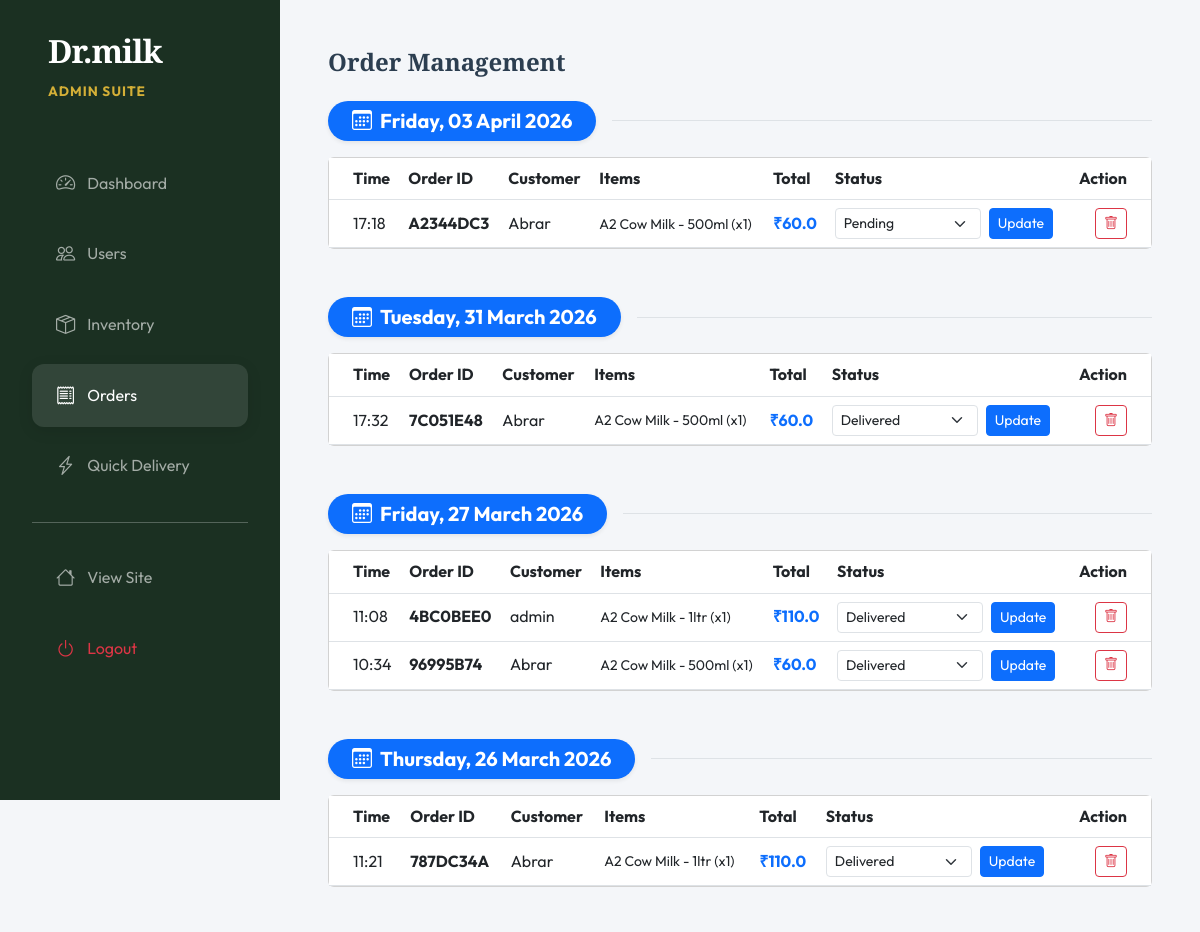
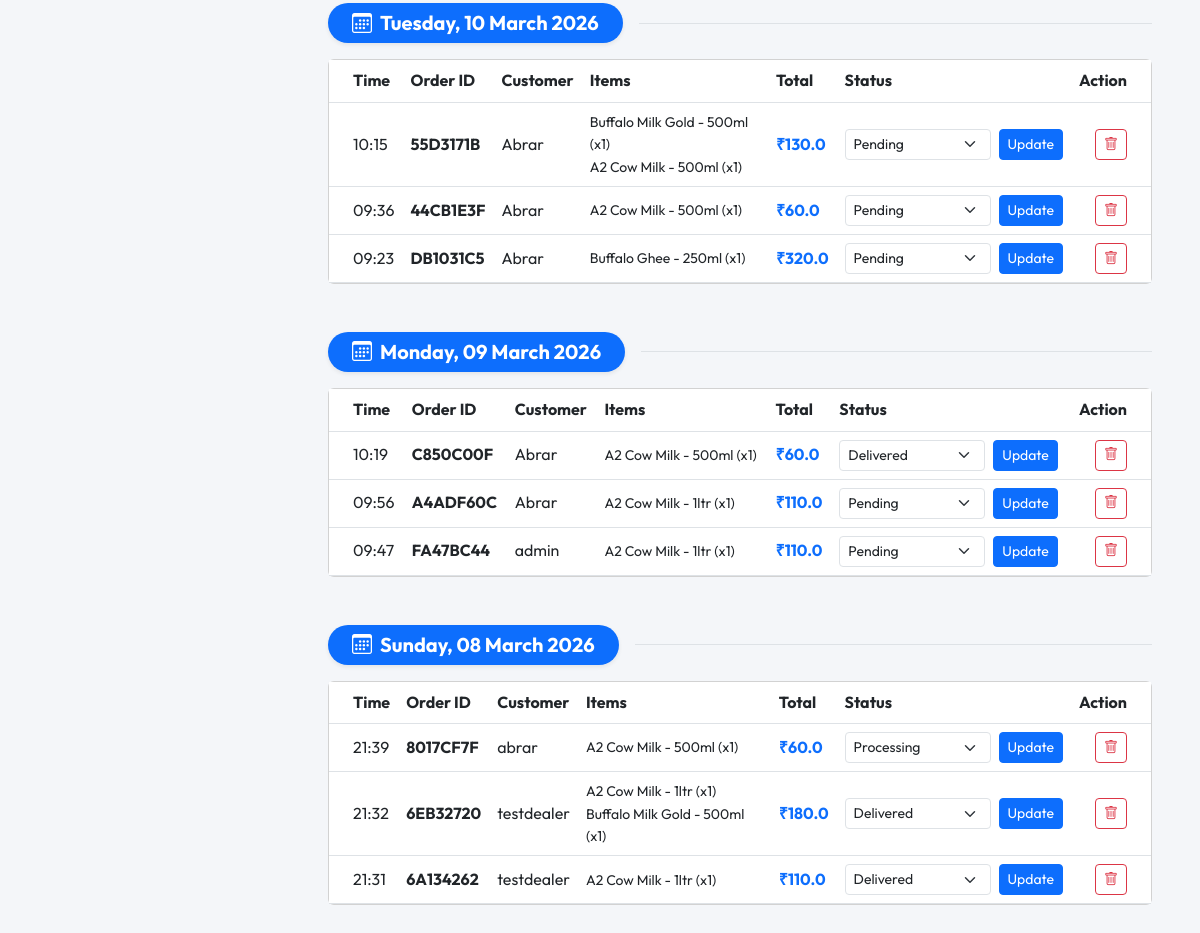
Page /admin/orders (signed in) on the committed database (2 pictures, top to bottom).
### models.py (models this page shows, shortened)
class Order(db.Model):
    id = db.Column(db.Integer, primary_key=True)
    user_id = db.Column(db.Integer, db.ForeignKey('user.id'), nullable=False, index=True)
    user = db.relationship('User', backref=db.backref('orders', lazy=True))
    total_amount = db.Column(db.Float, nullable=False)
    total_liters = db.Column(db.Float, default=0.0)
    status = db.Column(db.String(20), default='Pending', index=True)
    delivery_time = db.Column(db.String(20)) # 'Morning', 'Evening'
    delivery_days = db.Column(db.JSON) # ['Monday', 'Tuesday'...]
    is_subscription = db.Column(db.Boolean, default=False)
    subscription_end = db.Column(db.DateTime, nullable=True)
    created_at = db.Column(db.DateTime, default=ist_now, index=True)
    order_id = db.Column(db.String(50), unique=True, index=True)
    items = db.relationship('OrderItem', backref='order', lazy=True)

class User(UserMixin, db.Model):
    id = db.Column(db.Integer, primary_key=True)
    username = db.Column(db.String(80), unique=True, nullable=False, index=True)
    email = db.Column(db.String(120), unique=True, nullable=True)
    password_hash = db.Column(db.String(128))
    role = db.Column(db.String(20), default='customer') # 'admin' or 'customer'
    phone = db.Column(db.String(15))
    address = db.Column(db.Text)
    society = db.Column(db.String(100))
    block = db.Column(db.String(50))
    flat_number = db.Column(db.String(50))
    is_active = db.Column(db.Boolean, default=True)
    created_at = db.Column(db.DateTime, default=ist_now, index=True)

class OrderItem(db.Model):
    id = db.Column(db.Integer, primary_key=True)
    order_id = db.Column(db.Integer, db.ForeignKey('order.id'), nullable=False, index=True)
    product_id = db.Column(db.Integer, db.ForeignKey('product.id'), nullable=False)
    product = db.relationship('Product')
    size = db.Column(db.String(50))
    quantity = db.Column(db.Integer, nullable=False)
    price = db.Column(db.Float, nullable=False)
    liter_total = db.Column(db.Float)

class Product(db.Model):
    id = db.Column(db.Integer, primary_key=True)
    name = db.Column(db.String(100), nullable=False)
    description = db.Column(db.Text)
    image = db.Column(db.String(255))
    category = db.Column(db.String(50), index=True)
    benefits = db.Column(db.JSON)
    variants = db.relationship('ProductVariant', backref='product', lazy=True)

### routes/admin_routes.py (the view)
@admin_bp.route('/admin/orders')
@login_required
@admin_required
def admin_orders():
    orders = Order.query.order_by(Order.created_at.desc()).all()
    grouped = defaultdict(list)
    for order in orders:
        date_key = order.created_at.strftime('%Y-%m-%d')
        grouped[date_key].append(order)
    sorted_date_keys = sorted(grouped.keys(), reverse=True)
    display_orders = []
    for d_key in sorted_date_keys:
        dt = datetime.strptime(d_key, '%Y-%m-%d')
        formatted_date = dt.strftime('%A, %d %B %Y')
        display_orders.append({
            'date': formatted_date,
            'orders': grouped[d_key]
        })
    return render_template('admin/orders.html', display_orders=display_orders)

### routes/admin_routes.py (called while the page is built)
def admin_required(f):
    @wraps(f)
    def decorated_function(*args, **kwargs):
        if not current_user.is_authenticated or current_user.role != 'admin':
            return redirect(url_for('admin.admin_login'))
        return f(*args, **kwargs)
    return decorated_function

### routes/user_routes.py (called while the page is built)
@login_manager.user_loader
def load_user(user_id):
    return User.query.get(int(user_id))

### templates/admin/orders.html (shortened to what this page needs)
<!DOCTYPE html>
<html lang="en">
<head>
    <link href="https://cdn.jsdelivr.net/npm/bootstrap@5.3.0/dist/css/bootstrap.min.css" rel="stylesheet">
    <link rel="stylesheet" href="https://cdn.jsdelivr.net/npm/bootstrap-icons@1.11.0/font/bootstrap-icons.css">
    <link rel="stylesheet" href="{{ url_for('static', filename='css/style.css') }}">
</head>
<body>
    <div class="admin-sidebar">
        <div class="mb-5 px-3">
            <h2 class="brand-logo text-white">Dr.milk</h2>
            <span class="product-category" style="color: var(--accent);">Admin Suite</span>
        </div>
        <nav>
            <a href="{{ url_for('admin.admin_dashboard') }}" class="side-link">
                <i class="bi bi-speedometer2"></i> Dashboard
            </a>
            <a href="{{ url_for('admin.admin_users') }}" class="side-link">
                <i class="bi bi-people"></i> Users
            </a>
            <a href="{{ url_for('admin.admin_products') }}" class="side-link">
                <i class="bi bi-box-seam"></i> Inventory
            </a>
            <a href="{{ url_for('admin.admin_orders') }}" class="side-link active">
                <i class="bi bi-receipt"></i> Orders
            </a>
            <a href="{{ url_for('admin.admin_quick_delivery') }}" class="side-link">
                <i class="bi bi-lightning-charge"></i> Quick Delivery
            </a>
            <hr class="opacity-10 my-4">
            <a href="/" class="side-link">
                <i class="bi bi-house"></i> View Site
            </a>
            <a href="{{ url_for('user.logout') }}" class="side-link text-danger">
                <i class="bi bi-power"></i> Logout
            </a>
        </nav>
    </div>
            <div class="admin-main">
                <div class="main-content">
                    <h4 class="mb-4">Order Management</h4>
                    {% for day in display_orders %}
                    <div class="mb-5">
                        <div class="d-flex align-items-center mb-3">
                            <div class="bg-primary text-white rounded-pill px-4 py-2 shadow-sm">
                                <h5 class="mb-0 fw-bold"><i class="bi bi-calendar3 me-2"></i>{{ day.date }}</h5>
                            </div>
                            <div class="ms-3 flex-grow-1 border-bottom"></div>
                        </div>
                        <div class="card">
                            <div class="card-body p-0">
                                <div class="table-responsive">
                                    <table class="table table-hover align-middle mb-0">
                                        <thead class="bg-light">
                                            <tr>
                                                <th class="ps-4">Time</th>
                                                <th>Order ID</th>
                                                <th>Customer</th>
                                                <th>Items</th>
                                                <th>Total</th>
                                                <th>Status</th>
                                                <th class="pe-4 text-end">Action</th>
                                            </tr>
                                        </thead>
                                        <tbody>
                                            {% for order in day.orders %}
                                            <tr>
                                                <td class="ps-4">{{ order.created_at.strftime('%H:%M') }}</td>
                                                <td><span class="fw-bold">{{ order.order_id }}</span></td>
                                                <td>{{ order.user.username }}</td>
                                                <td>
                                                    <ul class="list-unstyled mb-0 small">
                                                        {% for item in order.items %}
                                                        <li>{{ item.product.name if item.product else 'Unknown Product'
                                                            }} -
                                                            {{ item.size }} (x{{ item.quantity }})
                                                        </li>
                                                        {% endfor %}
                                                    </ul>
                                                </td>
                                                <td class="fw-bold text-primary">₹{{ order.total_amount }}</td>
                                                <td>
                                                    <form
                                                        action="{{ url_for('admin.update_order_status', order_id=order.id) }}"
                                                        method="POST" class="d-flex gap-2">
                                                        <select name="status" class="form-select form-select-sm"
                                                            style="width: auto;">
                                                            <option value="Pending" {{ 'selected' if
                                                                order.status=='Pending' }}>Pending</option>
                                                            <option value="Processing" {{ 'selected' if
                                                                order.status=='Processing' }}>Processing</option>
                                                            <option value="Delivered" {{ 'selected' if
                                                                order.status=='Delivered' }}>Delivered</option>
                                                        </select>
                                                        <button type="submit"
                                                            class="btn btn-sm btn-primary">Update</button>
                                                    </form>
                                                </td>
                                                <td class="pe-4 text-end">
                                                    <a href="{{ url_for('admin.admin_delete_order', id=order.id) }}"
                                                        class="btn btn-sm btn-outline-danger"
                                                        onclick="return confirm('Delete this order?')">
                                                        <i class="bi bi-trash"></i>
                                                    </a>
                                                </td>
                                            </tr>
                                            {% endfor %}
                                        </tbody>
                                    </table>
                                </div>
                            </div>
                        </div>
                    </div>
                    {% endfor %}
                </div>
            </div>
</body>
</html>

### static/css/style.css (style rules this page uses)
:root { --primary: #1B3022; --primary-light: #2C4A36; --accent: #D4AF37; --cream: #FDF5E6; --white: #FFFFFF; --text-main: #2D2D2D; --text-muted: #6B7280; --glass-bg: rgba(255, 255, 255, 0.7); --glass-border: rgba(255, 255, 255, 0.3); --border-radius-lg: 24px; --border-radius-sm: 12px; --shadow-soft: 0 10px 30px rgba(0, 0, 0, 0.05); --shadow-premium: 0 20px 50px rgba(27, 48, 34, 0.15); --transition-smooth: all 0.4s cubic-bezier(0.165, 0.84, 0.44, 1); }
* { margin: 0; padding: 0; box-sizing: border-box; }
body { font-family: 'Outfit', sans-serif; color: var(--text-main); background-color: var(--white); line-height: 1.6; overflow-x: hidden; }
h1, h2, h3, h4, .brand-logo { font-family: 'Playfair Display', serif; font-weight: 700; }
.brand-logo { font-size: 2rem; color: var(--primary); text-decoration: none; letter-spacing: -1px; }
.product-category { font-size: 0.85rem; color: var(--accent); text-transform: uppercase; font-weight: 700; margin-bottom: 0.5rem; letter-spacing: 1px; }

### templates/admin/orders.html (style rules this page uses)
:root { --sidebar-width: 280px; }
body { background-color: #f4f6f9; color: #2c3e50; }
.admin-sidebar { width: var(--sidebar-width); height: 100vh; position: fixed; left: 0; top: 0; background: var(--primary); color: white; padding: 2rem; z-index: 1000; }
.admin-main { margin-left: var(--sidebar-width); padding: 3rem; }
.side-link { display: flex; align-items: center; padding: 1rem 1.5rem; color: rgba(255, 255, 255, 0.6); text-decoration: none; border-radius: 12px; margin-bottom: 0.5rem; transition: all 0.3s; }
.side-link:hover, .side-link.active { background: rgba(255, 255, 255, 0.1); color: white; box-shadow: 0 4px 15px rgba(0, 0, 0, 0.1); }
.side-link i { font-size: 1.2rem; margin-right: 12px; }

### rows in the picture
Order: created_at "17:18", order_id "A2344DC3", user.username "Abrar", total_amount "60.0"
OrderItem: product "A2 Cow Milk", size "500ml", quantity "1"
Order: created_at "17:32", order_id "7C051E48", user.username "Abrar", total_amount "60.0"
OrderItem: product "A2 Cow Milk", size "500ml", quantity "1"
Order: created_at "11:08", order_id "4BC0BEE0", user.username "admin", total_amount "110.0"
OrderItem: product "A2 Cow Milk", size "1ltr", quantity "1"
Order: created_at "10:34", order_id "96995B74", user.username "Abrar", total_amount "60.0"
OrderItem: product "A2 Cow Milk", size "500ml", quantity "1"
Order: created_at "11:21", order_id "787DC34A", user.username "Abrar", total_amount "110.0"
OrderItem: product "A2 Cow Milk", size "1ltr", quantity "1"
Order: created_at "10:15", order_id "55D3171B", user.username "Abrar", total_amount "130.0"
OrderItem: product "Buffalo Milk Gold", size "500ml", quantity "1"
OrderItem: product "A2 Cow Milk", size "500ml", quantity "1"
Order: created_at "09:36", order_id "44CB1E3F", user.username "Abrar", total_amount "60.0"
OrderItem: product "A2 Cow Milk", size "500ml", quantity "1"
Order: created_at "09:23", order_id "DB1031C5", user.username "Abrar", total_amount "320.0"
OrderItem: product "Buffalo Ghee", size "250ml", quantity "1"
Order: created_at "10:19", order_id "C850C00F", user.username "Abrar", total_amount "60.0"
OrderItem: product "A2 Cow Milk", size "500ml", quantity "1"
Order: created_at "09:56", order_id "A4ADF60C", user.username "Abrar", total_amount "110.0"
OrderItem: product "A2 Cow Milk", size "1ltr", quantity "1"
Order: created_at "09:47", order_id "FA47BC44", user.username "admin", total_amount "110.0"
OrderItem: product "A2 Cow Milk", size "1ltr", quantity "1"
Order: created_at "21:39", order_id "8017CF7F", user.username "abrar", total_amount "60.0"
OrderItem: product "A2 Cow Milk", size "500ml", quantity "1"
Order: created_at "21:32", order_id "6EB32720", user.username "testdealer", total_amount "180.0"
OrderItem: product "A2 Cow Milk", size "1ltr", quantity "1"
OrderItem: product "Buffalo Milk Gold", size "500ml", quantity "1"
Order: created_at "21:31", order_id "6A134262", user.username "testdealer", total_amount "110.0"
OrderItem: product "A2 Cow Milk", size "1ltr", quantity "1"

### other values in the picture
{{ day.date }} "Friday, 03 April 2026" "Tuesday, 31 March 2026" "Friday, 27 March 2026" "Thursday, 26 March 2026" "Tuesday, 10 March 2026" "Monday, 09 March 2026" "Sunday, 08 March 2026"
